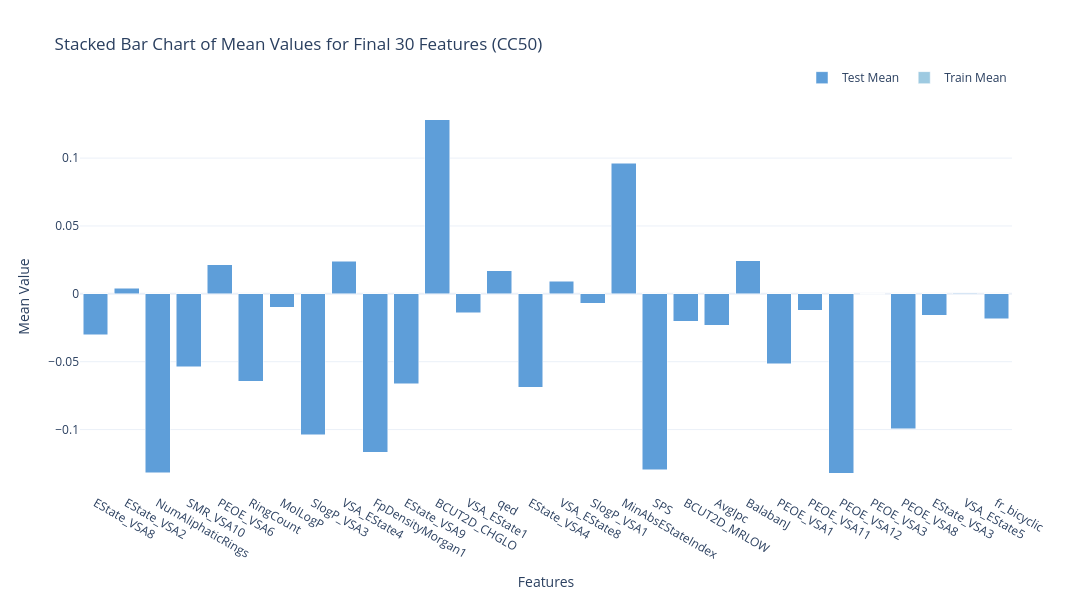

The code cell stored with this chart in its notebook:
### Markdown cell above
Построим график **Stacked Bar Chart** для сравнения значений признаков между `X_train_final` и `X_test_final`:

### Code cell
# Финальные 30 признаков
final_features = feature_selector.final_features

# Средние значения для X_train_final и X_test_final
train_means = X_train_final[final_features].mean()
test_means = X_test_final[final_features].mean()

# Stacked Bar Chart
fig_stacked = go.Figure(data=[
    go.Bar(name='Train Mean', x=final_features, y=train_means, marker_color='rgb(158, 202, 225)'),
    go.Bar(name='Test Mean', x=final_features, y=test_means, marker_color='rgb(94, 158, 217)')
])

# Настройка графика
fig_stacked.update_layout(
    title="Stacked Bar Chart of Mean Values for Final 30 Features (CC50)",
    xaxis_title="Features",
    yaxis_title="Mean Value",
    barmode='stack',  # Стековый режим
    height=600,
    width=1200,
    template="plotly_white",
    legend=dict(orientation="h", yanchor="bottom", y=1.02, xanchor="right", x=1)
)
fig_stacked.show()

### Figure 1 — Plotly figure (JSON) as saved in the notebook; plotly's stock layout.template omitted (floating-point values rounded to 4 significant figures)
{"data": [{"marker": {"color": "rgb(158, 202, 225)"}, "name": "Train Mean", "type": "bar", "x": ["EState_VSA8", "EState_VSA2", "NumAliphaticRings", "SMR_VSA10", "PEOE_VSA6", "RingCount", "MolLogP", "SlogP_VSA3", "VSA_EState4", "FpDensityMorgan1", "EState_VSA9", "BCUT2D_CHGLO", "VSA_EState1", "qed", "EState_VSA4", "VSA_EState8", "SlogP_VSA1", "MinAbsEStateIndex", "SPS", "BCUT2D_MRLOW", "AvgIpc", "BalabanJ", "PEOE_VSA1", "PEOE_VSA11", "PEOE_VSA12", "PEOE_VSA3", "PEOE_VSA8", "EState_VSA3", "VSA_EState5", "fr_bicyclic"], "y": [-1.155e-16, 4.668e-17, 4.422e-17, 1.056e-16, -1.13e-16, 2.113e-16, 3.292e-16, -1.106e-17, -2.703e-17, -1.155e-16, 3.808e-16, 1.634e-16, 9.336e-17, -3.563e-16, 1.13e-16, 3.685e-17, 2.531e-16, -3.685e-17, -2.098e-15, 4.914e-17, -9.435e-16, 4.865e-16, -1.474e-17, -3.685e-17, -1.966e-17, 1.179e-16, 4.668e-17, -4.422e-17, 7.371e-18, -3.931e-17]}, {"marker": {"color": "rgb(94, 158, 217)"}, "name": "Test Mean", "type": "bar", "x": ["EState_VSA8", "EState_VSA2", "NumAliphaticRings", "SMR_VSA10", "PEOE_VSA6", "RingCount", "MolLogP", "SlogP_VSA3", "VSA_EState4", "FpDensityMorgan1", "EState_VSA9", "BCUT2D_CHGLO", "VSA_EState1", "qed", "EState_VSA4", "VSA_EState8", "SlogP_VSA1", "MinAbsEStateIndex", "SPS", "BCUT2D_MRLOW", "AvgIpc", "BalabanJ", "PEOE_VSA1", "PEOE_VSA11", "PEOE_VSA12", "PEOE_VSA3", "PEOE_VSA8", "EState_VSA3", "VSA_EState5", "fr_bicyclic"], "y": [-0.03014, 0.003999, -0.132, -0.05388, 0.02129, -0.0644, -0.009994, -0.1038, 0.02407, -0.1167, -0.06626, 0.1283, -0.0139, 0.01706, -0.06872, 0.009138, -0.007025, 0.09631, -0.1297, -0.02037, -0.02305, 0.02425, -0.05159, -0.01197, -0.1323, -0.0004248, -0.09922, -0.01579, 0.0003274, -0.01845]}], "layout": {"barmode": "stack", "height": 600, "legend": {"orientation": "h", "x": 1, "xanchor": "right", "y": 1.02, "yanchor": "bottom"}, "title": {"text": "Stacked Bar Chart of Mean Values for Final 30 Features (CC50)"}, "width": 1200, "xaxis": {"title": {"text": "Features"}}, "yaxis": {"title": {"text": "Mean Value"}}}}
